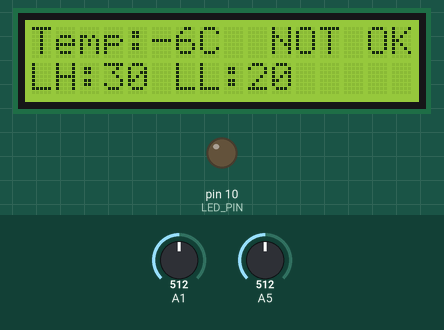
Bench run of a sketch on a simulated Arduino Uno, built with avr-gcc and run on an emulated ATmega328P. On the bench: 16×2 character LCD, output pins drawn as LEDs (lit = HIGH). Wiring (inferred from the names in the program): character LCD (HD44780): RS pin 8; E pin 9; data pin 0, pin 1, pin 2, pin 3, pin 4, pin 5, pin 6, pin 7. The test bench sets the inputs (shaded band); at power-on: A5 = 512, A1 = 512. Pins used as bus, display or sensor lines are not drawn.

Above: at 2.2 s.
2.3 s: A5 set to 681
At 4.0 s:
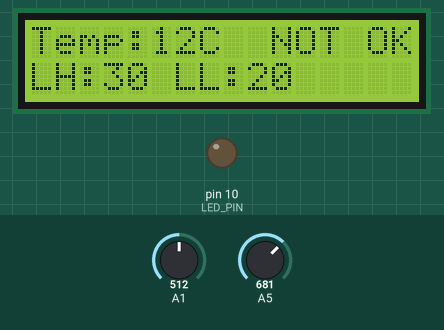
5.1 s: A5 set to 713
At 5.8 s:
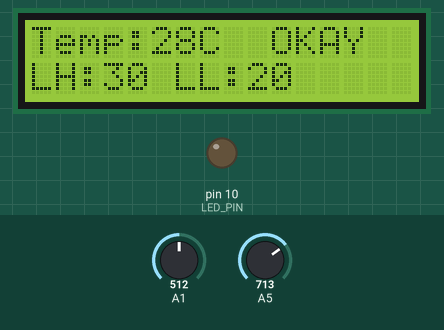
7.9 s: A1 set to 190
At 11.0 s:
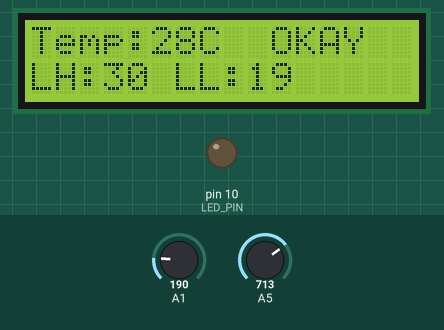
14.0 s: A5 set to 20
At 16.5 s:
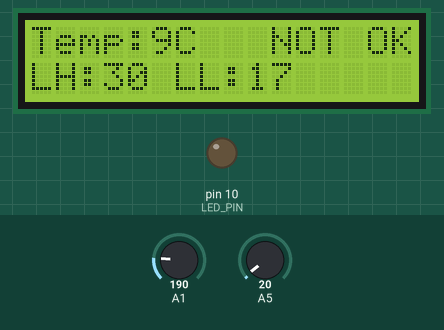
20.1 s: A1 set to 40
At 24.0 s:
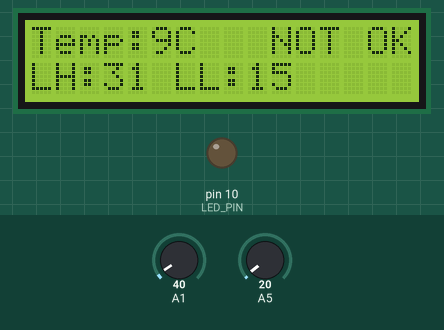
26.2 s: A1 set to 60
At 29.3 s:
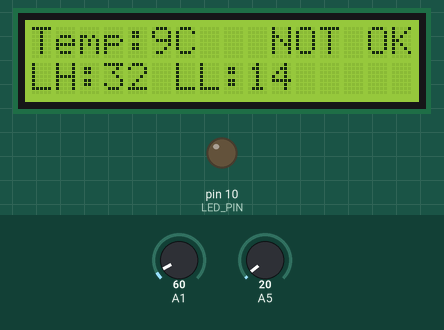
Timing chart, 0 to 30.8 s (numbered marks = the images above; inputs shaded):
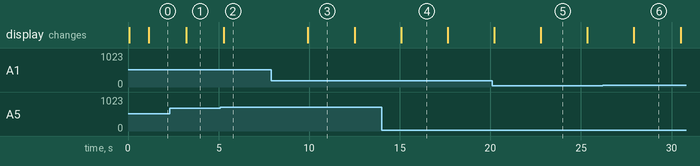

The sketch:

LcdProject.ino
```cpp
#include <avr/io.h>
#include <util/delay.h>
#include "Lcd.h"

// Pin Definitions
#define TEMP_SENSOR_PIN 5  // ADC5 pin for temperature sensor
#define LED_PIN PD2        // LED connected to PD2
#define UP_BUTTON 0        // Up button on LCD shield
#define DOWN_BUTTON 1      // Down button on LCD shield

// Global Variables
int highLimit = 30; // Default high limit
int lowLimit = 20;  // Default low limit
int temperature = 0;

// Function to initialize ADC
void ADC_Init() {
    ADMUX = (1 << REFS0);
    ADCSRA = (1 << ADEN) | (7 << ADPS0);
}

// Function to read ADC value from a specific channel
int ADC_Read(unsigned char channel) {
    ADMUX = (ADMUX & 0xF0) | (channel & 0x0F); // Select ADC channel
    ADCSRA |= (1 << ADSC);                     // Start ADC conversion
    while (ADCSRA & (1 << ADSC));              // Wait till done
    return ADC;
}

// Function to read temperature in °C
int readTemperature() {
    int adcValue = ADC_Read(TEMP_SENSOR_PIN); // Read ADC value
    return (adcValue * 500) / 1024;           // Convert ADC value to C
}

// Function to read button pressed on LCD shield
int readButton() {
    int adcValue = ADC_Read(1); // Read ADC value from the button
    if (adcValue < 50) return UP_BUTTON;     // UP button
    if (adcValue < 200) return DOWN_BUTTON; // DOWN button
    return -1; // No button pressed
}

void setup() {
    LCD_Init();      // Initialize LCD
    ADC_Init();      // Initialize ADC
    DDRB |= (1 << LED_PIN); // Set LED pin as output
    PORTB &= ~(1 << LED_PIN); // Turn off LED initially

    // Initial Display
    LCD_Clear();
    LCD_String("Temp Monitor");
    _delay_ms(1000);
}

void loop() {
    temperature = readTemperature(); // Read current temperature
    int button = readButton();       // Read button press

    // Adjust limits using buttons
    if (button == UP_BUTTON) {
        highLimit++;  // Increase high limit
        _delay_ms(500); // Debounce delay
    } else if (button == DOWN_BUTTON) {
        lowLimit--;  // Decrease low limit
        _delay_ms(500); // Debounce delay
    }

    // Display temperature, LH, LL on LCD
    LCD_Clear();
    LCD_String_xy(0, 0, "Temp:");
    char tempStr[4];
    itoa(temperature, tempStr, 10);
    LCD_String(tempStr);
    LCD_String("C");

    LCD_String_xy(1, 0, "LH:");
    itoa(highLimit, tempStr, 10);
    LCD_String(tempStr);
    LCD_String(" LL:");
    itoa(lowLimit, tempStr, 10);
    LCD_String(tempStr);

    // Check if temperature is in range
    if (temperature > highLimit || temperature < lowLimit) {
        LCD_String_xy(0, 10, "NOT OKAY");
        PORTD |= (1 << LED_PIN); // Turn on LED
    } else {
        LCD_String_xy(0, 10, "OKAY    ");
        PORTD &= ~(1 << LED_PIN); // Turn off LED
    }

    _delay_ms(2000); // Small delay for stability
}
```

Lcd.h
```cpp
#ifndef __LCD__
#define __LCD__

void LCD_Command(unsigned char cmnd);
void LCD_Char (unsigned char char_data);
void LCD_Init (void);
void LCD_String (char *str);
void LCD_String_xy (char row, char pos, char *str);
void LCD_Clear();

#endif /*__LCD__*/
```

Lcd.ino
```cpp
#include <avr/io.h>			  /* Include AVR std. library file */
#include <util/delay.h>	  /* Include Delay header file */
#include "LCD.h"
#if !defined(__AVR_ATmega328P__)
#include <avr/iom328p.h>
#endif

#define LCD_Dir  DDRD			/* Define LCD data port direction */
#define LCD_Port PORTD		/* Define LCD data port */

#define RS_EN_Dir  DDRB		/* Define RS and En data port direction */
#define RS_EN_Port PORTB  /* Define RS and En port */
#define RS PB0				    /* Define Register Select pin */
#define EN PB1 				    /* Define Enable signal pin */

void LCD_Command( unsigned char cmnd )
{
	LCD_Port = (LCD_Port & 0x0F) | (cmnd & 0xF0); /* sending upper nibble */
	RS_EN_Port &= ~ (1<<RS);		/* RS=0, command reg. */
	RS_EN_Port |= (1<<EN);		/* Enable pulse */
	_delay_us(1);
	RS_EN_Port &= ~ (1<<EN);

	_delay_us(200);

	LCD_Port = (LCD_Port & 0x0F) | (cmnd << 4);  /* sending lower nibble */
	RS_EN_Port |= (1<<EN);
	_delay_us(1);
	RS_EN_Port &= ~ (1<<EN);
	_delay_ms(2);
}


void LCD_Char( unsigned char data )
{
	LCD_Port = (LCD_Port & 0x0F) | (data & 0xF0); /* sending upper nibble */
	RS_EN_Port |= (1<<RS);		/* RS=1, data reg. */
	RS_EN_Port|= (1<<EN);
	_delay_us(1);
	RS_EN_Port &= ~ (1<<EN);

	_delay_us(200);

	LCD_Port = (LCD_Port & 0x0F) | (data << 4); /* sending lower nibble */
	RS_EN_Port |= (1<<EN);
	_delay_us(1);
	RS_EN_Port &= ~ (1<<EN);
	_delay_ms(2);
}

void LCD_Init (void)			/* LCD Initialize function */
{
	LCD_Dir = 0xFF;			    /* Make LCD port direction as o/p */
  	RS_EN_Dir |= (1 << EN) | (1 << RS);

	_delay_ms(20);			    /* LCD Power ON delay always >15ms */

	LCD_Command(0x02);		  /* send for 4 bit initialization of LCD  */
	LCD_Command(0x28);      /* 2 line, 5*7 matrix in 4-bit mode */
	LCD_Command(0x0c);      /* Display on cursor off*/
	LCD_Command(0x06);      /* Increment cursor (shift cursor to right)*/
	LCD_Command(0x01);      /* Clear display screen*/
	_delay_ms(2);
}

void LCD_String (char *str)		/* Send string to LCD function */
{
	int i;
	for(i=0;str[i]!=0;i++)		/* Send each char of string till the NULL */
	{
		LCD_Char (str[i]);
	}
}

void LCD_String_xy (char row, char pos, char *str)	/* Send string to LCD with xy position */
{
	if (row == 0 && pos<16)
	  LCD_Command((pos & 0x0F)|0x80);	                  /* Command of first row and required position<16 */
	else if (row == 1 && pos<16)
	  LCD_Command((pos & 0x0F)|0xC0);	                  /* Command of first row and required position<16 */

	LCD_String(str);	                              	/* Call LCD string function */
}

void LCD_Clear()
{
	LCD_Command (0x01);		/* Clear display */
	_delay_ms(2);
	LCD_Command (0x80);		/* Cursor at home position */
}
```

Measured:
- the behaviour switches between 696 and 697 on A5 (found by bisection; images 1 and 2)
- after the input at 2.3 s, the display: changes after 0.91 s (image 1)
- after the input at 5.1 s, the display: changes after 0.18 s (image 2)
- after the input at 7.9 s, the display: changes after 2.0 s (image 3)
- after the input at 14.0 s, the display: changes after 1.1 s (image 4)
- what the display in image 4 shows lasts 2.5 s, from 15.1 s to 17.6 s
